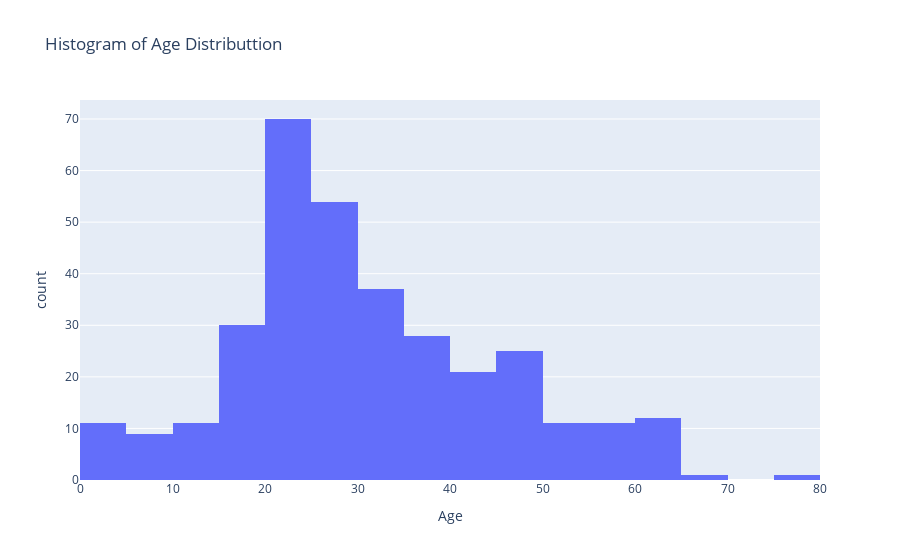

Write notebook code for a chart like this one.
### Code cell
px.histogram(df,'Age',title=' Histogram of Age Distributtion')

### Figure 1 — Plotly figure (JSON) as saved in the notebook; plotly's stock layout.template omitted (floating-point values rounded to 4 significant figures; data arrays with more than 128 entries replaced by an {"elided": "..."} marker saying what was removed)
{"data": [{"alignmentgroup": "True", "bingroup": "x", "hovertemplate": "Age=%{x}<br>count=%{y}<extra></extra>", "legendgroup": "", "marker": {"color": "#636efa", "pattern": {"shape": ""}}, "name": "", "offsetgroup": "", "orientation": "v", "showlegend": false, "type": "histogram", "x": {"elided": "418 float values"}, "xaxis": "x", "yaxis": "y"}], "layout": {"barmode": "relative", "legend": {"tracegroupgap": 0}, "title": {"text": " Histogram of Age Distributtion"}, "xaxis": {"anchor": "y", "domain": [0, 1], "title": {"text": "Age"}}, "yaxis": {"anchor": "x", "domain": [0, 1], "title": {"text": "count"}}}}
